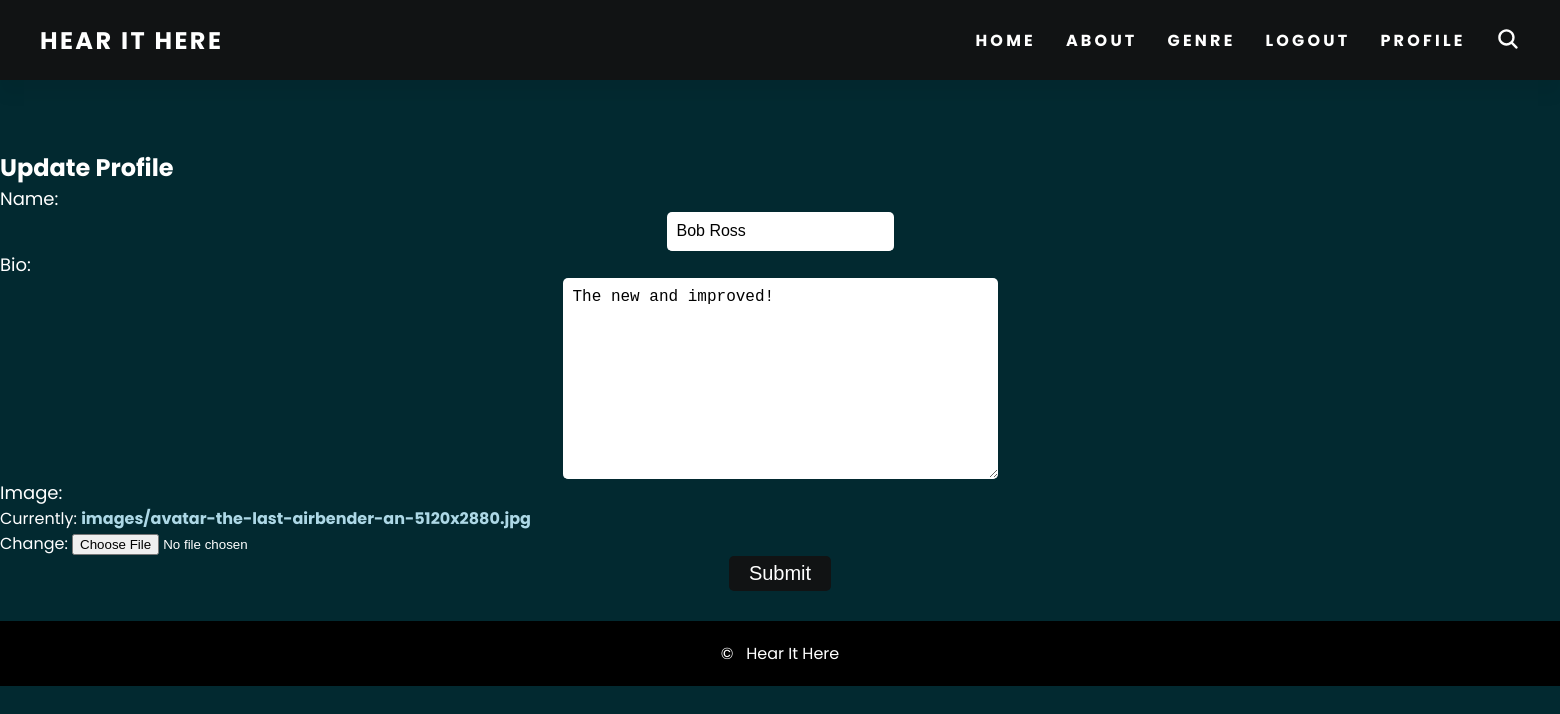
The app's page /account/admin/update (signed in), older data.
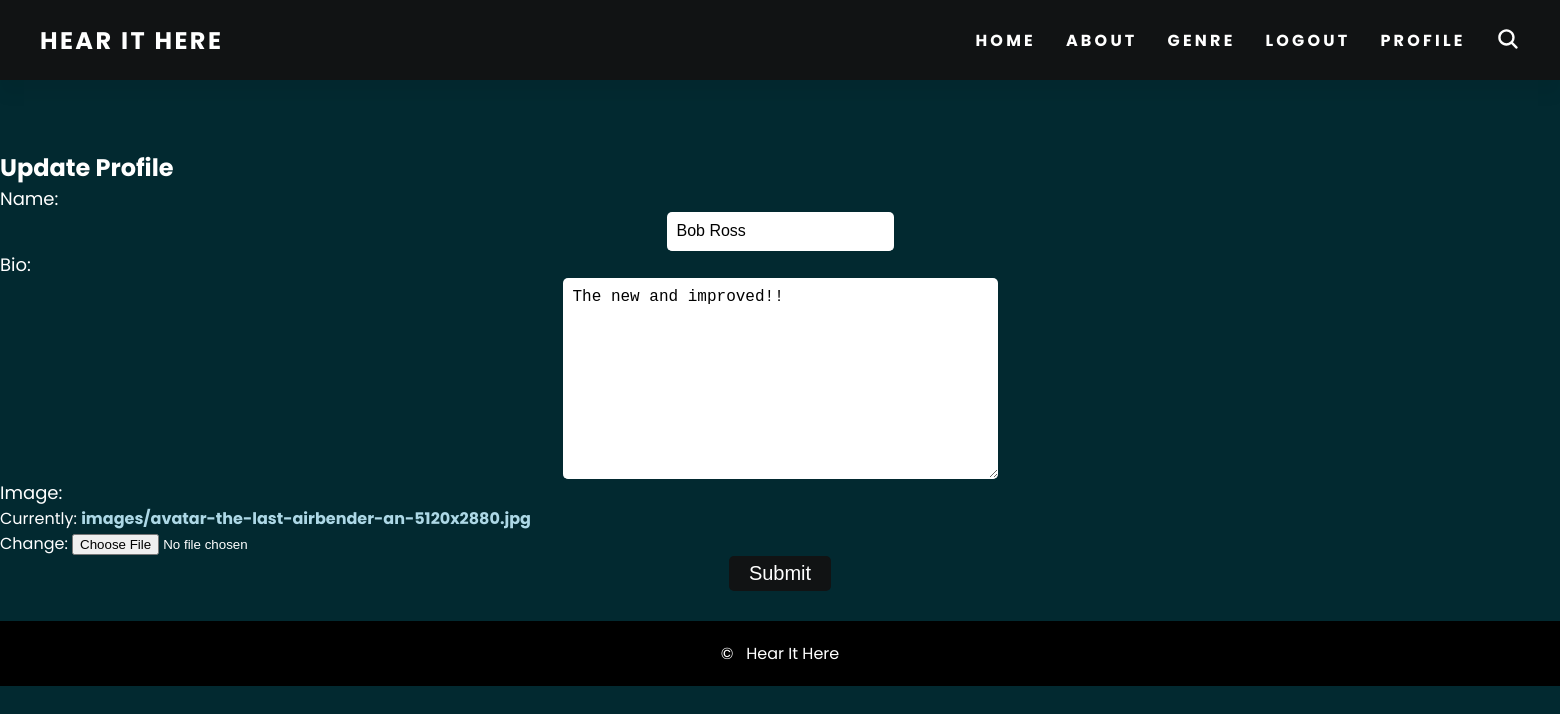
The same page, newer data.
### account/models.py (models this page shows, shortened)
class Profile(models.Model):
    user = models.OneToOneField(CustomUser, on_delete=models.CASCADE)
    name = models.CharField(max_length=30, blank=True)
    bio = models.TextField(default='Hello, I am new', max_length=100, blank=True)
    image = models.ImageField(default='images/default.png', upload_to='images/', null=True)

### account/views.py (the view)
# urls.py: path('<str:username>/update', views.update_profile, name='update_profile'),
@login_required
def update_profile(request, username):
    pf = get_object_or_404(Profile, user__username=username)
    if pf.user.id == request.user.id or request.user.is_mod:
        if request.method == 'POST':
            form = UpdateProfileForm(request.POST, request.FILES, instance=pf)
            if form.is_valid():
                form.save()
                return redirect('account:profile', username)
        else:
            form = UpdateProfileForm(instance=pf)
        return render(request, 'profile/update_profile.html', {'form': form, 'username': username})

### account/forms.py
class UpdateProfileForm(forms.ModelForm):
    class Meta:
        model = Profile
        fields = ('name', 'bio', 'image')

### account/templates/profile/update_profile.html (shortened to what this page needs)
{% extends 'templates/base.html' %}
{% block content %}
    <h2>Update Profile</h2>
    <form method="POST" enctype="multipart/form-data">
        {{ form.as_p }}
        <button class="submit-btns" type="submit">Submit</button>
    </form>
{% endblock %}

Row changes from the older to the newer data that the page shows:
changed Profile "Bob Ross": bio "The new and improved!" → "The new and improved!!"
